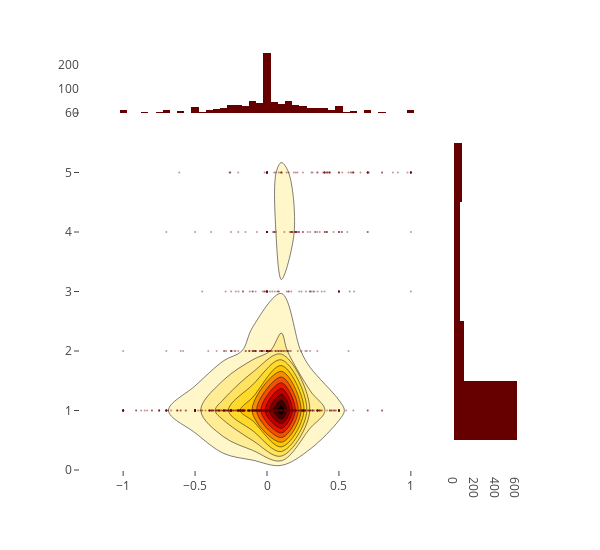

This figure's notebook cell:
### Code cell
import plotly.graph_objs as go

trace1 = go.Scatter(
    x=df['polarity'], y=df['Review_Score'], mode='markers', name='points',
    marker=dict(color='rgb(102,0,0)', size=2, opacity=0.4)
)
trace2 = go.Histogram2dContour(
    x=df['polarity'], y=df['Review_Score'], name='density', ncontours=20,
    colorscale='Hot', reversescale=True, showscale=False
)
trace3 = go.Histogram(
    x=df['polarity'], name='Sentiment polarity density',
    marker=dict(color='rgb(102,0,0)'),
    yaxis='y2'
)
trace4 = go.Histogram(
    y=df['Review_Score'], name='Rating density', marker=dict(color='rgb(102,0,0)'),
    xaxis='x2'
)
data = [trace1, trace2, trace3, trace4]

layout = go.Layout(
    showlegend=False,
    autosize=False,
    width=600,
    height=550,
    xaxis=dict(
        domain=[0, 0.85],
        showgrid=False,
        zeroline=False
    ),
    yaxis=dict(
        domain=[0, 0.85],
        showgrid=False,
        zeroline=False
    ),
    margin=dict(
        t=50
    ),
    hovermode='closest',
    bargap=0,
    xaxis2=dict(
        domain=[0.85, 1],
        showgrid=False,
        zeroline=False
    ),
    yaxis2=dict(
        domain=[0.85, 1],
        showgrid=False,
        zeroline=False
    )
)

fig = go.Figure(data=data, layout=layout)
iplot(fig, filename='2dhistogram-2d-density-plot-subplots')

### Figure 1 — Plotly figure (JSON) as saved in the notebook; plotly's stock layout.template omitted (floating-point values rounded to 4 significant figures; data arrays with more than 128 entries replaced by an {"elided": "..."} marker saying what was removed)
{"data": [{"marker": {"color": "rgb(102,0,0)", "opacity": 0.4, "size": 2}, "mode": "markers", "name": "points", "type": "scatter", "uid": "62e4fa82-d94f-4199-843d-adbe67b72d5f", "x": {"elided": "897 float values"}, "y": {"elided": "897 int values"}}, {"colorscale": "Hot", "name": "density", "ncontours": 20, "reversescale": true, "showscale": false, "type": "histogram2dcontour", "uid": "e93067e4-a835-4b09-a359-d85810f25937", "x": {"elided": "897 float values"}, "y": {"elided": "897 int values"}}, {"marker": {"color": "rgb(102,0,0)"}, "name": "Sentiment polarity density", "type": "histogram", "uid": "5c37bb03-26dd-4bff-b1cc-30ab6f5e39d6", "x": {"elided": "897 float values"}, "yaxis": "y2"}, {"marker": {"color": "rgb(102,0,0)"}, "name": "Rating density", "type": "histogram", "uid": "437aae71-0d64-43ba-ab40-9c1acbcb4ddf", "xaxis": "x2", "y": {"elided": "897 int values"}}], "layout": {"autosize": false, "bargap": 0, "height": 550, "hovermode": "closest", "margin": {"t": 50}, "showlegend": false, "width": 600, "xaxis": {"domain": [0, 0.85], "showgrid": false, "zeroline": false}, "xaxis2": {"domain": [0.85, 1], "showgrid": false, "zeroline": false}, "yaxis": {"domain": [0, 0.85], "showgrid": false, "zeroline": false}, "yaxis2": {"domain": [0.85, 1], "showgrid": false, "zeroline": false}}}
